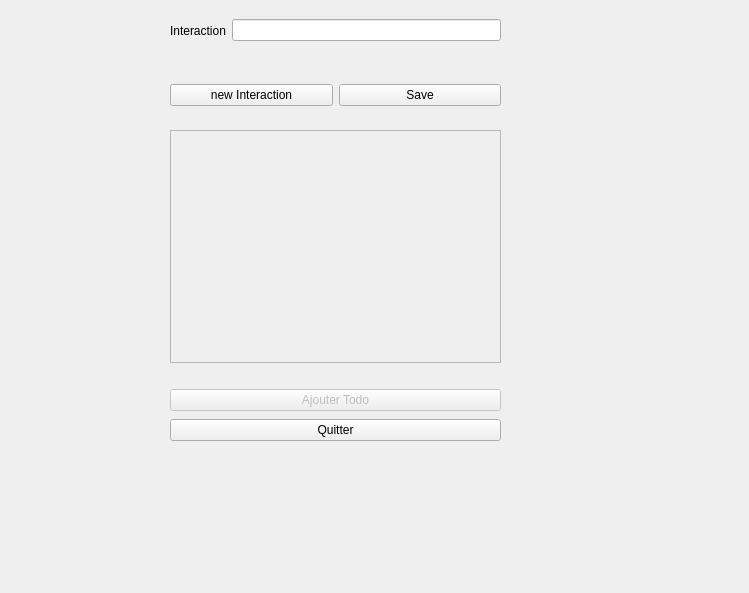
<?xml version="1.0" encoding="UTF-8"?>
<ui version="4.0">
 <class>addInteraction</class>
 <widget class="QWidget" name="addInteraction">
  <property name="geometry">
   <rect>
    <x>0</x>
    <y>0</y>
    <width>749</width>
    <height>593</height>
   </rect>
  </property>
  <property name="windowTitle">
   <string>Form</string>
  </property>
  <widget class="QWidget" name="horizontalLayoutWidget">
   <property name="geometry">
    <rect>
     <x>170</x>
     <y>10</y>
     <width>331</width>
     <height>41</height>
    </rect>
   </property>
   <layout class="QHBoxLayout" name="horizontalLayout">
    <item>
     <widget class="QLabel" name="label">
      <property name="text">
       <string>Interaction</string>
      </property>
     </widget>
    </item>
    <item>
     <widget class="QLineEdit" name="interactionEdit"/>
    </item>
   </layout>
  </widget>
  <widget class="QWidget" name="horizontalLayoutWidget_2">
   <property name="geometry">
    <rect>
     <x>170</x>
     <y>50</y>
     <width>331</width>
     <height>31</height>
    </rect>
   </property>
   <layout class="QHBoxLayout" name="horizontalLayout_2">
    <item>
     <widget class="QLabel" name="label_2">
      <property name="text">
       <string/>
      </property>
     </widget>
    </item>
   </layout>
  </widget>
  <widget class="QWidget" name="verticalLayoutWidget">
   <property name="geometry">
    <rect>
     <x>170</x>
     <y>110</y>
     <width>331</width>
     <height>301</height>
    </rect>
   </property>
   <layout class="QVBoxLayout" name="verticalLayout">
    <item>
     <widget class="QLabel" name="label_3">
      <property name="text">
       <string/>
      </property>
     </widget>
    </item>
    <item>
     <widget class="QTextEdit" name="textEdit">
      <property name="enabled">
       <bool>false</bool>
      </property>
     </widget>
    </item>
    <item>
     <widget class="QLabel" name="label_4">
      <property name="text">
       <string/>
      </property>
     </widget>
    </item>
    <item>
     <widget class="QPushButton" name="addtodo">
      <property name="enabled">
       <bool>false</bool>
      </property>
      <property name="text">
       <string>Ajouter Todo</string>
      </property>
     </widget>
    </item>
   </layout>
  </widget>
  <widget class="QWidget" name="horizontalLayoutWidget_3">
   <property name="geometry">
    <rect>
     <x>170</x>
     <y>410</y>
     <width>331</width>
     <height>41</height>
    </rect>
   </property>
   <layout class="QHBoxLayout" name="horizontalLayout_3">
    <item>
     <widget class="QPushButton" name="pushButton_2">
      <property name="text">
       <string>Quitter</string>
      </property>
     </widget>
    </item>
   </layout>
  </widget>
  <widget class="QWidget" name="horizontalLayoutWidget_4">
   <property name="geometry">
    <rect>
     <x>170</x>
     <y>80</y>
     <width>331</width>
     <height>31</height>
    </rect>
   </property>
   <layout class="QHBoxLayout" name="horizontalLayout_4">
    <item>
     <widget class="QPushButton" name="pushButton_3">
      <property name="text">
       <string>new Interaction</string>
      </property>
     </widget>
    </item>
    <item>
     <widget class="QPushButton" name="save">
      <property name="text">
       <string>Save</string>
      </property>
     </widget>
    </item>
   </layout>
  </widget>
 </widget>
 <resources/>
 <connections/>
</ui>
